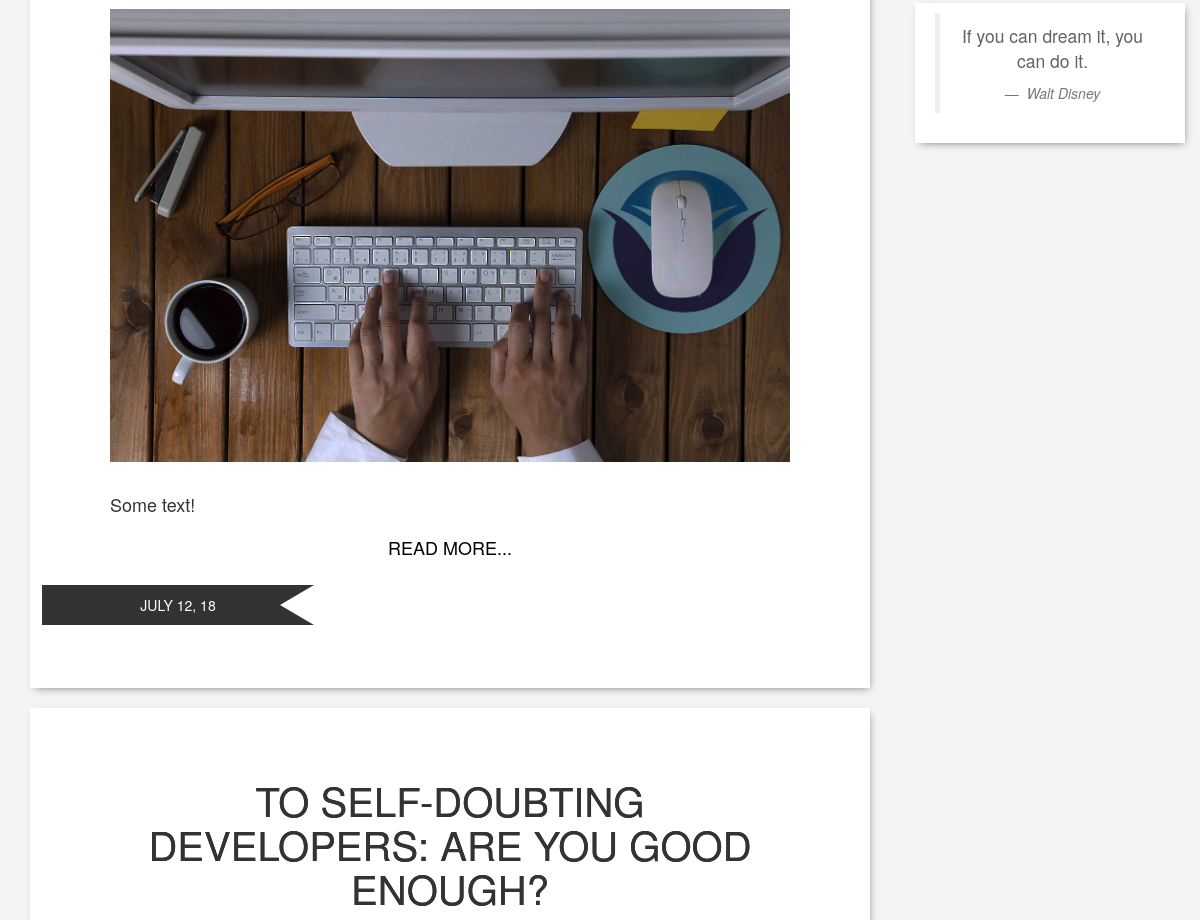
The app's page /page/2 (middle part), older data.
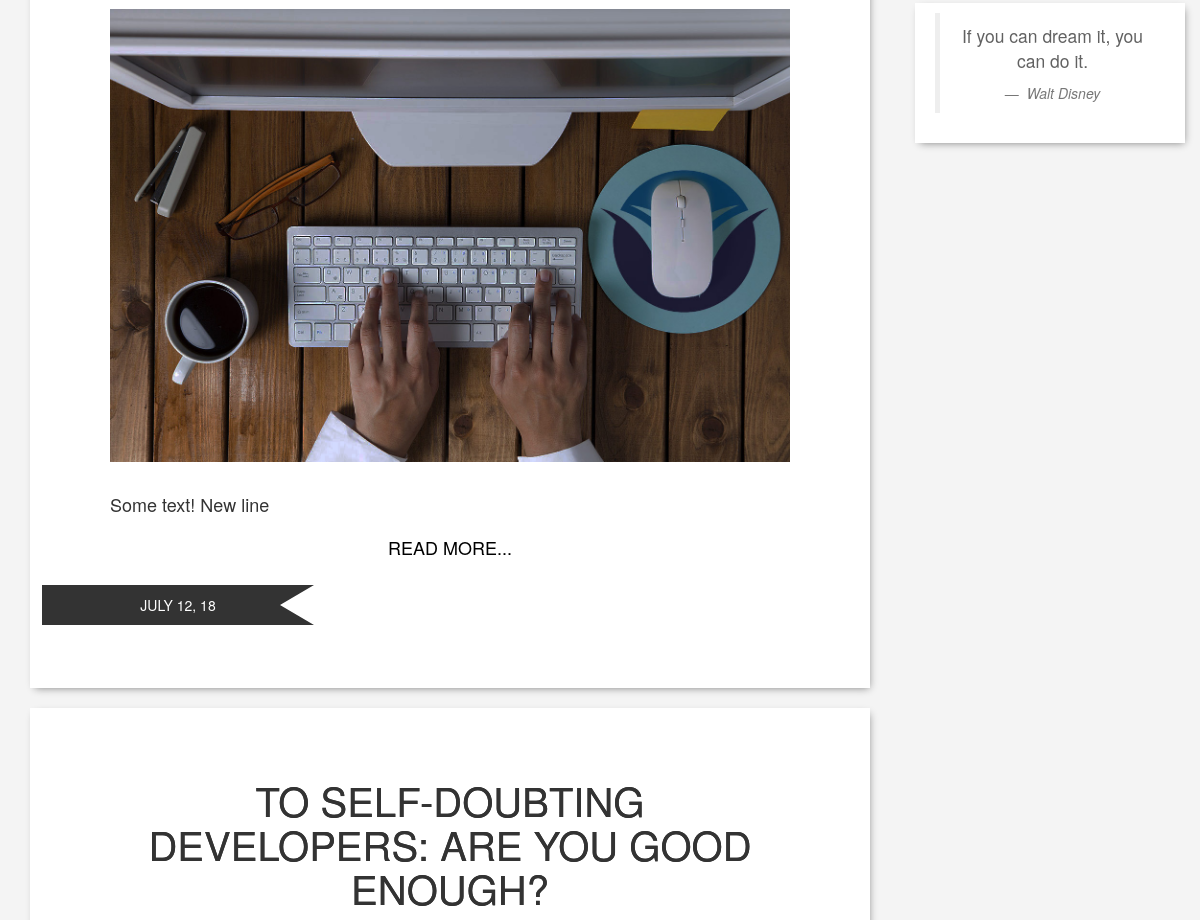
The same page, newer data.
### my_blog/blueprints/blog/models.py (models this page shows, shortened)
class BlogPost(db.Model):
    id = db.Column(db.Integer, primary_key=True)
    title = db.Column(db.String(128))
    date = db.Column(db.DateTime)
    content = db.Column(db.String)
    imagePath = db.Column(db.String)
    published = db.Column(db.Boolean)
    _tags = db.relationship('Tag', secondary =tags, lazy ='joined', backref=db.backref('BlogPost', lazy='dynamic'))
    comments = db.relationship('Comment', backref = 'blogpost', lazy = 'dynamic')
    @staticmethod
    def blogposts_page(pagenum):
        blogposts = BlogPost.query.order_by(desc(BlogPost.id)).paginate(pagenum, 2 ,error_out=False)
        return blogposts
    def markup_content(self):
        return Markup(markdown(self.content))
    def intro_content(self):
        return self.markup_content()[:700]
    def formated_date(self):
        return "{0:%B %d, %Y}".format(self.date).upper()
    @property
    def tags(self):
        return ",".join([tag.name for tag in self._tags])
    @tags.setter
    def tags(self, string):
        if string:
            self._tags = [Tag.get_or_create(tag) for tag in string.split(',')]
        else:
            self._tags = []

### my_blog/blueprints/main/views.py (the view)
@main.route('/page/<pagenum>')
def page(pagenum):
	return render_template('home.html', blogposts = BlogPost.blogposts_page(int(pagenum)), pagenum=pagenum, tags = Tag.all())

### my_blog/blueprints/blog/models.py (called while the page is built)
    @staticmethod
    def all():
        return Tag.query.all()

    def __repr__(self):
        return self.name

### my_blog/blueprints/main/templates/home.html (shortened to what this page needs)
{% extends "base.html" %}
{% block header %}
  <div class="header__intro">
    <div id="Intro">DevNotes
      <div id="SubIntro">Dev`s blog. Quick start to technologies</div>
    </div>
  </div>
{% endblock %}

### my_blog/blueprints/main/templates/blogpost-intro.html (shortened to what this page needs)
<div class="card blogpost-intro container" >
  <div class="card-block blogpost-intro__content">
    <h4 class="card-title"><a class="blogpost-intro__title" href="{{url_for('blog.read', post_title=blogpost.title)}}">{{blogpost.title}}</a></h4>
    <img class="card-img-top blogpost-intro__picture" src="{{url_for('static', filename=blogpost.imagePath)}}" alt="Blogpost background image">
    <div class="blogpost-intro__text">
      <p class="card-text">{{blogpost.intro_content()}}</p>
    </div>
    <a href="{{url_for('blog.read', post_title=blogpost.title)}}" class="btn blogpost-intro__link">READ MORE...</a>
    <div class="blogpost-intro__date">
    <div class="blogpost-intro__date-value"><p>{{blogpost.formated_date()}}</p></div>
    </div>
    </div>
</div>

Row changes from the older to the newer data that the page shows:
changed BlogPost "JULY 12, 18": intro_content "Some text!" → "Some text! New line"
